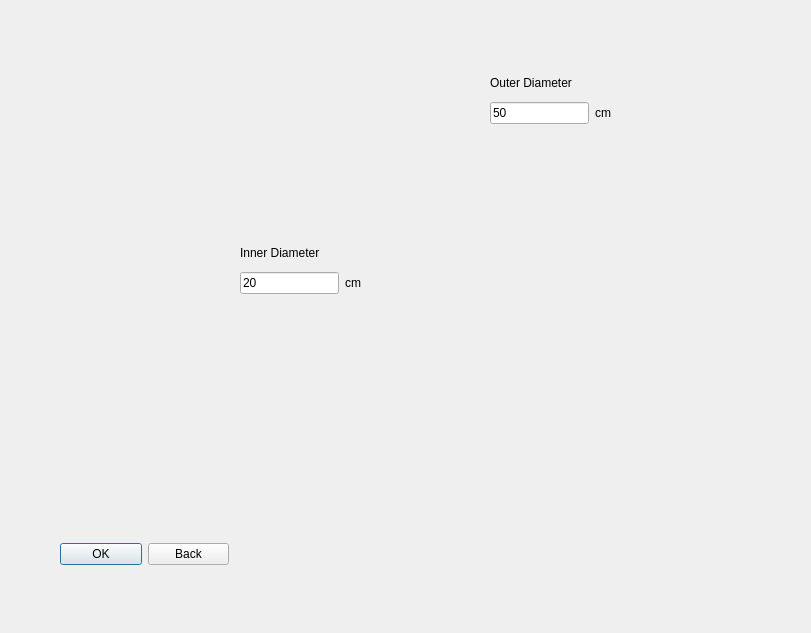
<?xml version="1.0" encoding="UTF-8"?>
<ui version="4.0">
 <class>holcir</class>
 <widget class="QDialog" name="holcir">
  <property name="geometry">
   <rect>
    <x>0</x>
    <y>0</y>
    <width>811</width>
    <height>633</height>
   </rect>
  </property>
  <property name="windowTitle">
   <string>Hollow Circle</string>
  </property>
  <widget class="QWidget" name="layoutWidget">
   <property name="geometry">
    <rect>
     <x>60</x>
     <y>540</y>
     <width>169</width>
     <height>29</height>
    </rect>
   </property>
   <layout class="QHBoxLayout" name="horizontalLayout">
    <item>
     <widget class="QPushButton" name="hollow_circle_ok">
      <property name="text">
       <string>OK</string>
      </property>
     </widget>
    </item>
    <item>
     <widget class="QPushButton" name="hollow_circle_back">
      <property name="text">
       <string>Back</string>
      </property>
     </widget>
    </item>
   </layout>
  </widget>
  <widget class="QWidget" name="layoutWidget1">
   <property name="geometry">
    <rect>
     <x>240</x>
     <y>240</y>
     <width>121</width>
     <height>55</height>
    </rect>
   </property>
   <layout class="QVBoxLayout" name="verticalLayout">
    <item>
     <widget class="QLabel" name="label_4">
      <property name="text">
       <string>Inner Diameter</string>
      </property>
     </widget>
    </item>
    <item>
     <layout class="QHBoxLayout" name="horizontalLayout_2">
      <item>
       <widget class="QLineEdit" name="innerdia_hollowcircle_le">
        <property name="toolTip">
         <string>&lt;html&gt;&lt;head/&gt;&lt;body&gt;&lt;p&gt;Enter a value lesser than (nine-tenth) of the Outer Diameter&lt;/p&gt;&lt;/body&gt;&lt;/html&gt;</string>
        </property>
        <property name="text">
         <string>20</string>
        </property>
       </widget>
      </item>
      <item>
       <widget class="QLabel" name="label">
        <property name="text">
         <string>cm</string>
        </property>
       </widget>
      </item>
     </layout>
    </item>
   </layout>
  </widget>
  <widget class="QWidget" name="layoutWidget2">
   <property name="geometry">
    <rect>
     <x>490</x>
     <y>70</y>
     <width>121</width>
     <height>55</height>
    </rect>
   </property>
   <layout class="QVBoxLayout" name="verticalLayout_2">
    <item>
     <widget class="QLabel" name="label_3">
      <property name="text">
       <string>Outer Diameter</string>
      </property>
     </widget>
    </item>
    <item>
     <layout class="QHBoxLayout" name="horizontalLayout_3">
      <item>
       <widget class="QLineEdit" name="outerdia_hollowcircle_le">
        <property name="toolTip">
         <string>&lt;html&gt;&lt;head/&gt;&lt;body&gt;&lt;p&gt;Enter a value lesser than the Inner Diameter&lt;/p&gt;&lt;/body&gt;&lt;/html&gt;</string>
        </property>
        <property name="text">
         <string>50</string>
        </property>
       </widget>
      </item>
      <item>
       <widget class="QLabel" name="label_2">
        <property name="text">
         <string>cm</string>
        </property>
       </widget>
      </item>
     </layout>
    </item>
   </layout>
  </widget>
 </widget>
 <resources/>
 <connections/>
</ui>
